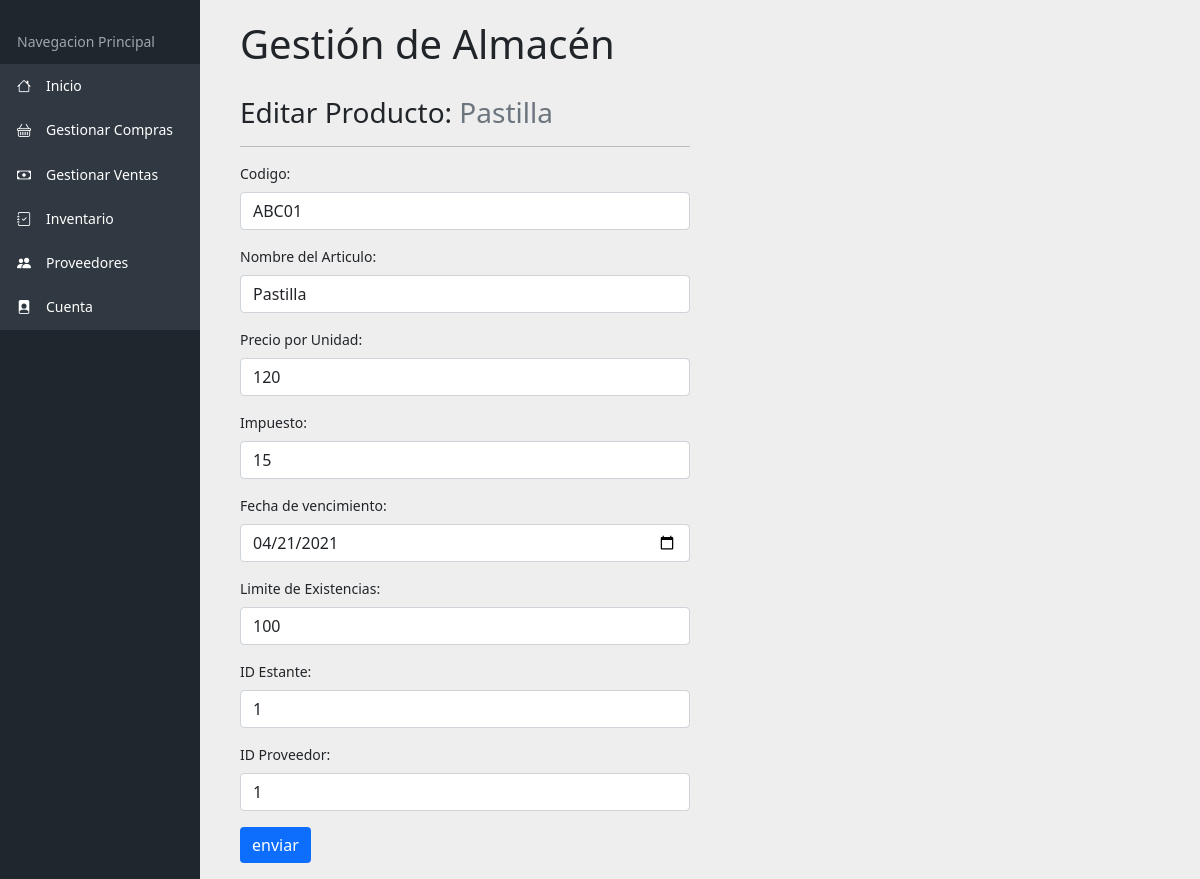
The page /centromedico/inventario/editarDatos&id=ABC01 on the database its author committed.
### tables this page shows
CREATE TABLE `articulos` (
  `IDarticulo` int(11) NOT NULL,
  `codArticulo` varchar(50) NOT NULL,
  `Nombre` varchar(50) NOT NULL,
  `IDproveedor` int(11) NOT NULL,
  `precio` float NOT NULL,
  `impuesto` float NOT NULL,
  `existencias` int(11) NOT NULL,
  `limite` int(11) NOT NULL,
  `caducidad` date NOT NULL,
  `estante` int(11) NOT NULL
);

### centromedico/config/db.php (called while the page is built)
<?php
class Database{
    public static function connect(){
        $db = new mysqli(
            'localhost',
            'root',
            '',
            'centromedico'
        );
        $db->query("SET NAMES 'utf8'");
        return $db;
    }
}
?>

### centromedico/models/inventario.php (called while the page is built, shortened)
<?php
class Producto {
    private $codigo;
    private $db;
    public function __construct(){
        $this->db = Database::connect();
    }
    function setCodigo($codigo){
        $this->codigo = $this->db->real_escape_string($codigo);
    }
    public function getOne(){
        $producto = $this->db->query("CALL sparticulo('{$this->codigo}');");
        return $producto->fetch_object();
    }
}
?>

### centromedico/views/inventario/view-ingreso-inventario.php (the view, shortened to what this page needs)
<div class="formulario">
    <h1>Gestión de Almacén</h1>
    <div class="row form-ingreso-producto">
        <div class="col-md-6">
            <?php if(isset($edit) && isset($producto) && is_object($producto)): ?>
                <h3 class="mb-3">Editar Producto: <span class="text-secondary"><?=$producto->Nombre?></span></h3>
                <?php
                    $url_action = base_url."inventario/guardarDatos&id=".$producto->codArticulo;
                ?>
            <?php endif; ?>
            <hr>
            <form action="<?=$url_action?>" method="POST">
                <div class="mb-3">
                    <label for="" class="form-label">Codigo:</label>
                    <input type="text" class="form-control" id="" name="codigo" value="<?=isset($producto) && is_object($producto) ? $producto->codArticulo : '';?>" required>
                </div>
                <div class="mb-3">
                    <label for="" class="form-label">Nombre del Articulo:</label>
                    <input type="text" class="form-control" id="" name="nombre" value="<?=isset($producto) && is_object($producto) ? $producto->Nombre : '';?>" required>
                </div>
                <div class="mb-3">
                    <label for="" class="form-label">Precio por Unidad:</label>
                    <input type="number" class="form-control" id="" name="precio" value="<?=isset($producto) && is_object($producto) ? $producto->precio : '';?>" required>
                </div>
                <div class="mb-3">
                    <label for="" class="form-label">Impuesto:</label>
                    <input type="number" class="form-control" id="" name="impuesto" value="<?=isset($producto) && is_object($producto) ? $producto->impuesto : '';?>" required>
                </div>
                <div class="mb-3">
                    <label for="" class="form-label">Fecha de vencimiento:</label>
                    <input type="date" class="form-control" id=""  name="caducidad" value="<?=isset($producto) && is_object($producto) ? $producto->caducidad : '';?>" required>
                </div>
                <div class="mb-3">
                    <label for="" class="form-label">Limite de Existencias:</label>
                    <input type="number" class="form-control" id="" name="limite" value="<?=isset($producto) && is_object($producto) ? $producto->limite : '';?>" required>
                </div>
                <div class="mb-3">
                    <label for="" class="form-label">ID Estante:</label>
                    <input type="number" class="form-control" id=""  name="estante" value="<?=isset($producto) && is_object($producto) ? $producto->estante : '';?>" required>
                </div>
                <div class="mb-3">
                    <label for="" class="form-label">ID Proveedor:</label>
                    <input type="number" class="form-control" id=""  name="proveedor" value="<?=isset($producto) && is_object($producto) ? $producto->IDproveedor : '';?>" required>
                </div>
                <input type="submit" class="btn btn-primary mb-3" name="ingreso-producto" value="enviar">
            </form>
        </div>
    </div>
</div>

### centromedico/assets/css/estilos.css (style rules this page uses)
* { padding: 0; margin: 0; box-sizing: border-box; }
body { font-size: 14px; }
.row { padding: 0; margin: 0; }
.btn { color: #fff; border: none; }
input { padding: 5px; }
.formulario { padding: 0 60px; }
h1 { display: inline-block; padding-bottom: 20px; }

### rows shown on the page
articulos: Nombre "Pastilla", codigo "ABC01", nombre "Pastilla", precio "120", impuesto "15", caducidad "04/21/2021", limite "100", estante "1", proveedor "1"
